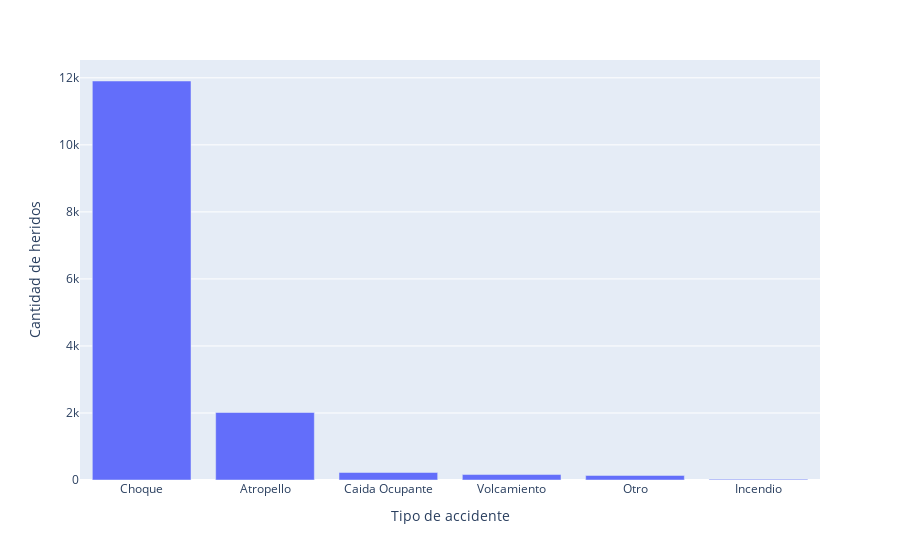
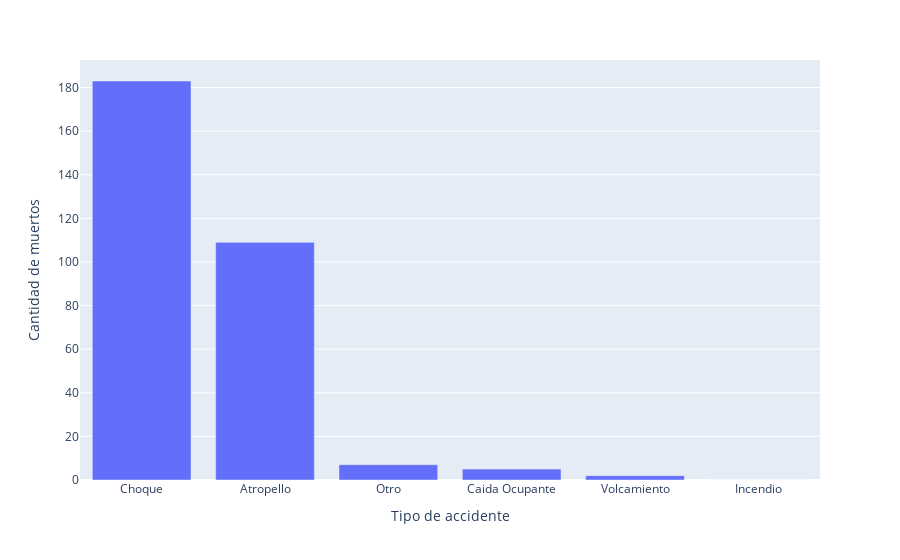

The notebook cell saved with these charts, in order:
### Markdown cell above
Cantidad de heridos y muertos por cada tipo de accidente

### Code cell
df1 = df.copy()
df1 = df1[["GRAVEDAD_ACCIDENTE","CANT_HERIDOS_EN _SITIO_ACCIDENTE","CLASE_ACCIDENTE"]]
df1 = df1.groupby("CLASE_ACCIDENTE").sum().reset_index()
df1 = df1.sort_values(by='CANT_HERIDOS_EN _SITIO_ACCIDENTE', ascending=False)



fig = px.bar(df1,y="CANT_HERIDOS_EN _SITIO_ACCIDENTE",x="CLASE_ACCIDENTE",  labels={
                     "CANT_HERIDOS_EN _SITIO_ACCIDENTE": "Cantidad de heridos",
                     "CLASE_ACCIDENTE": "Tipo de accidente",
                 },)
fig.show()
df2 = df.copy()
df2 = df2.groupby("CLASE_ACCIDENTE").sum().reset_index()
df2 = df2.sort_values(by='CANT_MUERTOS_EN _SITIO_ACCIDENTE', ascending=False)
fig = px.bar(df2,y="CANT_MUERTOS_EN _SITIO_ACCIDENTE",x="CLASE_ACCIDENTE",labels={
                     "CANT_MUERTOS_EN _SITIO_ACCIDENTE": "Cantidad de muertos",
                     "CLASE_ACCIDENTE": "Tipo de accidente",
                 },)
fig.show()
df1

### Figure 1 — Plotly figure (JSON) as saved in the notebook; plotly's stock layout.template omitted (floating-point values rounded to 4 significant figures)
{"data": [{"alignmentgroup": "True", "hovertemplate": "Tipo de accidente=%{x}<br>Cantidad de heridos=%{y}<extra></extra>", "legendgroup": "", "marker": {"color": "#636efa", "pattern": {"shape": ""}}, "name": "", "offsetgroup": "", "orientation": "v", "showlegend": false, "textposition": "auto", "type": "bar", "x": ["Choque", "Atropello", "Caida Ocupante", "Volcamiento", "Otro", "Incendio"], "xaxis": "x", "y": [11905, 2014, 224, 163, 136, 23], "yaxis": "y"}], "layout": {"barmode": "relative", "legend": {"tracegroupgap": 0}, "margin": {"t": 60}, "xaxis": {"anchor": "y", "domain": [0, 1], "title": {"text": "Tipo de accidente"}}, "yaxis": {"anchor": "x", "domain": [0, 1], "title": {"text": "Cantidad de heridos"}}}}

### Figure 2 — Plotly figure (JSON) as saved in the notebook; plotly's stock layout.template omitted (floating-point values rounded to 4 significant figures)
{"data": [{"alignmentgroup": "True", "hovertemplate": "Tipo de accidente=%{x}<br>Cantidad de muertos=%{y}<extra></extra>", "legendgroup": "", "marker": {"color": "#636efa", "pattern": {"shape": ""}}, "name": "", "offsetgroup": "", "orientation": "v", "showlegend": false, "textposition": "auto", "type": "bar", "x": ["Choque", "Atropello", "Otro", "Caida Ocupante", "Volcamiento", "Incendio"], "xaxis": "x", "y": [183, 109, 7, 5, 2, 0], "yaxis": "y"}], "layout": {"barmode": "relative", "legend": {"tracegroupgap": 0}, "margin": {"t": 60}, "xaxis": {"anchor": "y", "domain": [0, 1], "title": {"text": "Tipo de accidente"}}, "yaxis": {"anchor": "x", "domain": [0, 1], "title": {"text": "Cantidad de muertos"}}}}
